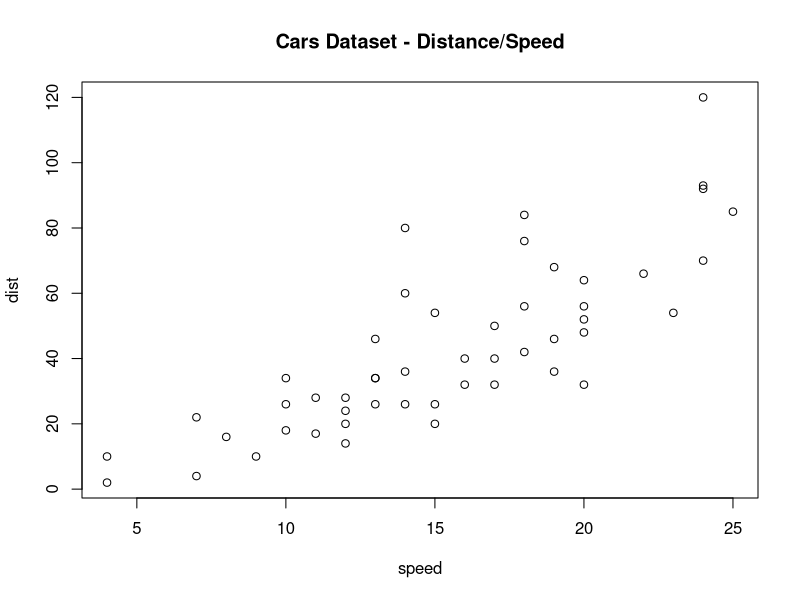
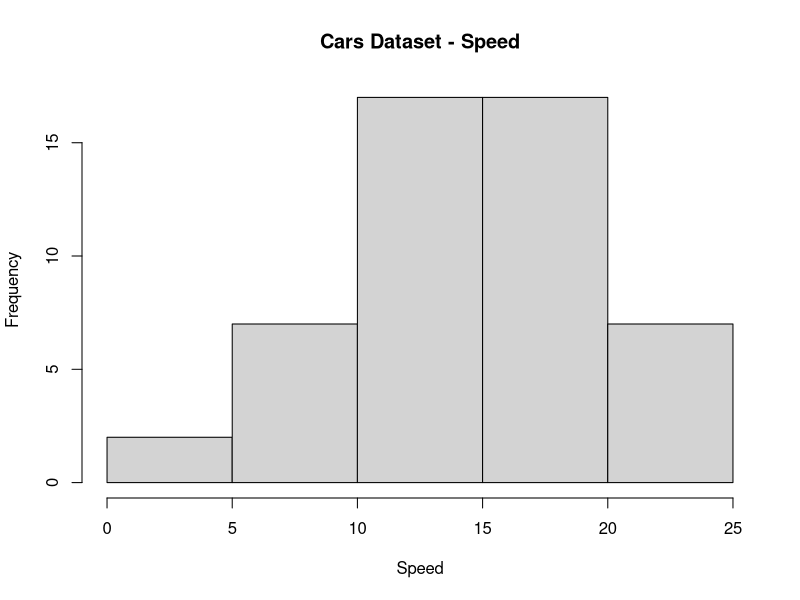

R code for these plots, in order:
## ---- chunk 1
knitr::opts_chunk$set(echo = TRUE)
## ---- chunk 2
knitr::opts_chunk$set(fig.height = 4.4, fig.width = 7)
## ---- chunk 3

plot(cars, main = "Cars Dataset - Distance/Speed") 
hist(cars$speed, xlab = "Speed", main = "Cars Dataset - Speed")

